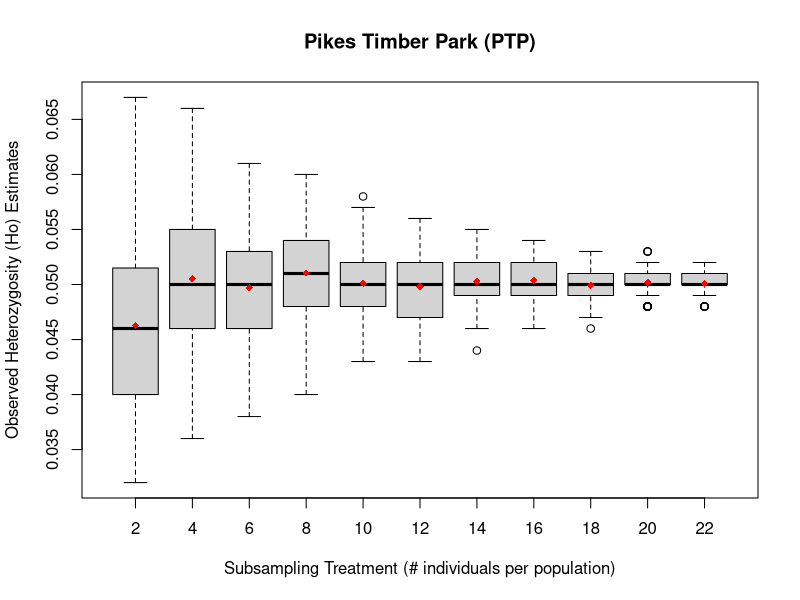

This chart was generated by the following R code:
#####Example code for generating a boxplot, exactly as it should be entered into 'R'

setwd("/Users/jermaine/ISU_Projects/Webbhelix_Project/subproject--MinSampSize_for_Pop_Genomics/06_MinSampSize_Boxplots_InNOut_Files/Ho_Estimates")
SNP<-read.csv('PTP_Ho_SubSamp_Estimates_Boxplot_input.csv')
head(SNP)
boxplot(SNP$PTP.Ho.estimates~SNP$Subsampling.group, xlab='Subsampling Treatment (# individuals per population)', ylab='Observed Heterozygosity (Ho) Estimates', main='Pikes Timber Park (PTP)')
means <- tapply(SNP$PTP.Ho.estimates,SNP$Subsampling.group,mean)
points(means,col="red",pch=18)
#points(means,pch=3)

############################################################################################

#boxplot(SNP$SNP.error.rate~SNP$Parameter, xlab='Stacks parameter', ylab='SNP error rate', main='SNP')

#means <- tapply(SNP$SNP.error.rate,SNP$Parameter,mean)
#points(means,col="red",pch=18)
